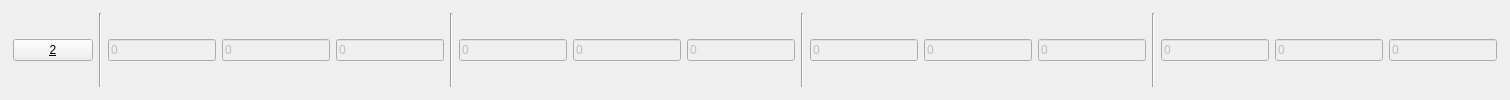
            <widget class="QGroupBox" name="groupbox2">
             <property name="autoFillBackground">
              <bool>false</bool>
             </property>
             <property name="styleSheet">
              <string notr="true">QGroupBox {
  border: 2px solid;
  border-color: rgba(255, 255, 255, 0);
}</string>
             </property>
             <property name="title">
              <string/>
             </property>
             <property name="alignment">
              <set>Qt::AlignLeading|Qt::AlignLeft|Qt::AlignTop</set>
             </property>
             <layout class="QHBoxLayout" name="horizontalLayout_8">
              <item>
               <layout class="QHBoxLayout" name="horizontalLayout_9">
                <item>
                 <widget class="QPushButton" name="valve2">
                  <property name="sizePolicy">
                   <sizepolicy hsizetype="Expanding" vsizetype="Fixed">
                    <horstretch>0</horstretch>
                    <verstretch>0</verstretch>
                   </sizepolicy>
                  </property>
                  <property name="text">
                   <string>&amp;2</string>
                  </property>
                  <property name="checkable">
                   <bool>true</bool>
                  </property>
                 </widget>
                </item>
                <item>
                 <widget class="Line" name="line_11">
                  <property name="orientation">
                   <enum>Qt::Vertical</enum>
                  </property>
                 </widget>
                </item>
                <item>
                 <widget class="QLineEdit" name="edit2_delayh">
                  <property name="enabled">
                   <bool>false</bool>
                  </property>
                  <property name="styleSheet">
                   <string notr="true"/>
                  </property>
                  <property name="text">
                   <string>0</string>
                  </property>
                 </widget>
                </item>
                <item>
                 <widget class="QLineEdit" name="edit2_delaym">
                  <property name="enabled">
                   <bool>false</bool>
                  </property>
                  <property name="text">
                   <string>0</string>
                  </property>
                 </widget>
                </item>
                <item>
                 <widget class="QLineEdit" name="edit2_delays">
                  <property name="enabled">
                   <bool>false</bool>
                  </property>
                  <property name="text">
                   <string>0</string>
                  </property>
                 </widget>
                </item>
                <item>
                 <widget class="Line" name="line_12">
                  <property name="orientation">
                   <enum>Qt::Vertical</enum>
                  </property>
                 </widget>
                </item>
                <item>
                 <widget class="QLineEdit" name="edit2_onh">
                  <property name="enabled">
                   <bool>false</bool>
                  </property>
                  <property name="text">
                   <string>0</string>
                  </property>
                 </widget>
                </item>
                <item>
                 <widget class="QLineEdit" name="edit2_onm">
                  <property name="enabled">
                   <bool>false</bool>
                  </property>
                  <property name="text">
                   <string>0</string>
                  </property>
                 </widget>
                </item>
                <item>
                 <widget class="QLineEdit" name="edit2_ons">
                  <property name="enabled">
                   <bool>false</bool>
                  </property>
                  <property name="text">
                   <string>0</string>
                  </property>
                 </widget>
                </item>
                <item>
                 <widget class="Line" name="line_13">
                  <property name="orientation">
                   <enum>Qt::Vertical</enum>
                  </property>
                 </widget>
                </item>
                <item>
                 <widget class="QLineEdit" name="edit2_offh">
                  <property name="enabled">
                   <bool>false</bool>
                  </property>
                  <property name="text">
                   <string>0</string>
                  </property>
                 </widget>
                </item>
                <item>
                 <widget class="QLineEdit" name="edit2_offm">
                  <property name="enabled">
                   <bool>false</bool>
                  </property>
                  <property name="text">
                   <string>0</string>
                  </property>
                 </widget>
                </item>
                <item>
                 <widget class="QLineEdit" name="edit2_offs">
                  <property name="enabled">
                   <bool>false</bool>
                  </property>
                  <property name="text">
                   <string>0</string>
                  </property>
                  <property name="placeholderText">
                   <string/>
                  </property>
                 </widget>
                </item>
                <item>
                 <widget class="Line" name="line_14">
                  <property name="orientation">
                   <enum>Qt::Vertical</enum>
                  </property>
                 </widget>
                </item>
                <item>
                 <widget class="QLineEdit" name="edit2_totalh">
                  <property name="enabled">
                   <bool>false</bool>
                  </property>
                  <property name="text">
                   <string>0</string>
                  </property>
                  <property name="placeholderText">
                   <string/>
                  </property>
                 </widget>
                </item>
                <item>
                 <widget class="QLineEdit" name="edit2_totalm">
                  <property name="enabled">
                   <bool>false</bool>
                  </property>
                  <property name="text">
                   <string>0</string>
                  </property>
                  <property name="placeholderText">
                   <string/>
                  </property>
                 </widget>
                </item>
                <item>
                 <widget class="QLineEdit" name="edit2_totals">
                  <property name="enabled">
                   <bool>false</bool>
                  </property>
                  <property name="text">
                   <string>0</string>
                  </property>
                  <property name="placeholderText">
                   <string/>
                  </property>
                 </widget>
                </item>
               </layout>
              </item>
             </layout>
            </widget>
